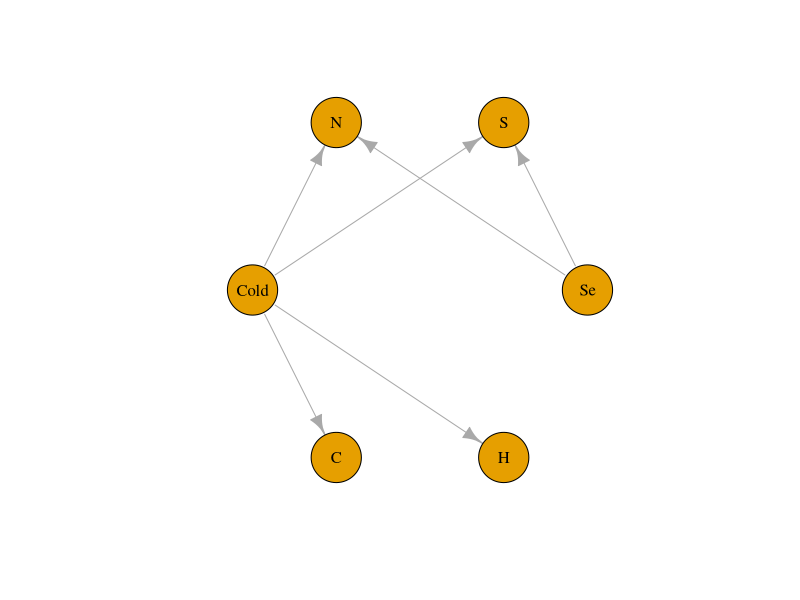

This figure's R source:
## ---- chunk 1
# Load the igraph library
library(igraph)
# We create a directed graph `g` using the `graph` function and # specify the dependencies by providing pairs of nodes 
# representing the edges.
# Create a directed graph
g <- graph(c("Se", "S", "Se", "N", "Cold", "S", "Cold", "N", "Cold", "C", "Cold", "H"))
# We set node names as labels for better visualization
# Set node names
V(g)$label <- V(g)$name
# we use the `plot` function to visualize the graphical model 
# with a circular layout.
# Plot the graphical model
plot(g, layout = layout.circle(g), vertex.label.color = "black", vertex.size = 30)
